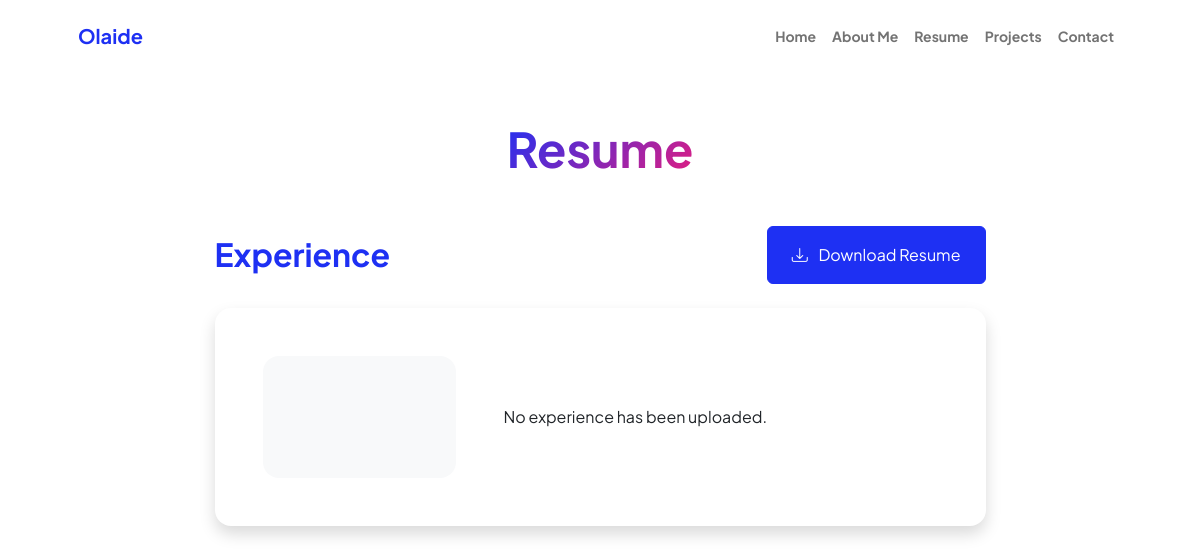
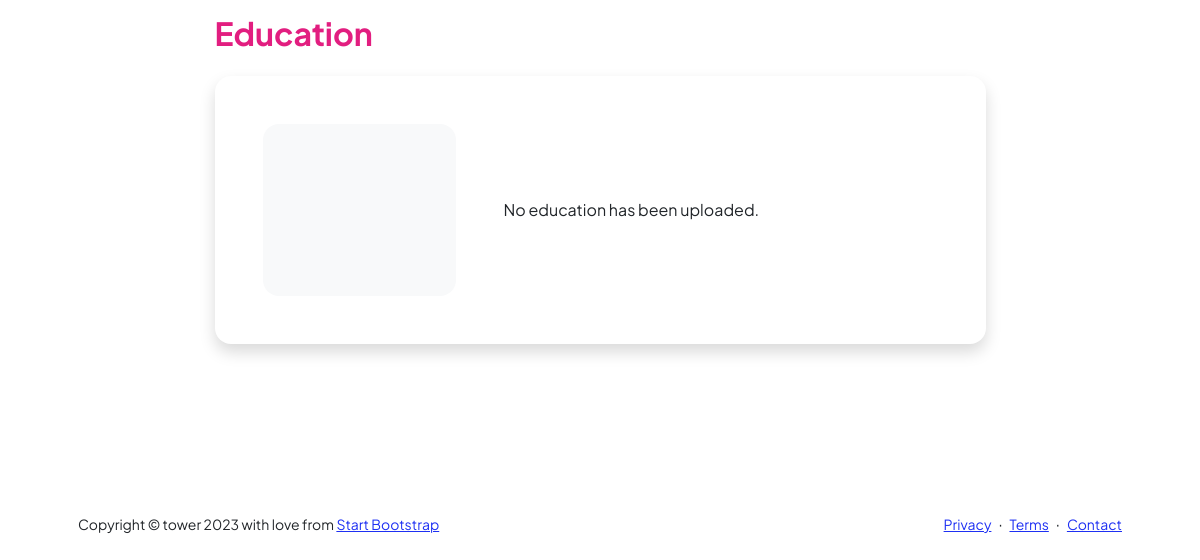
The page /resume/ on the database as committed earlier (2 pictures, top to bottom).
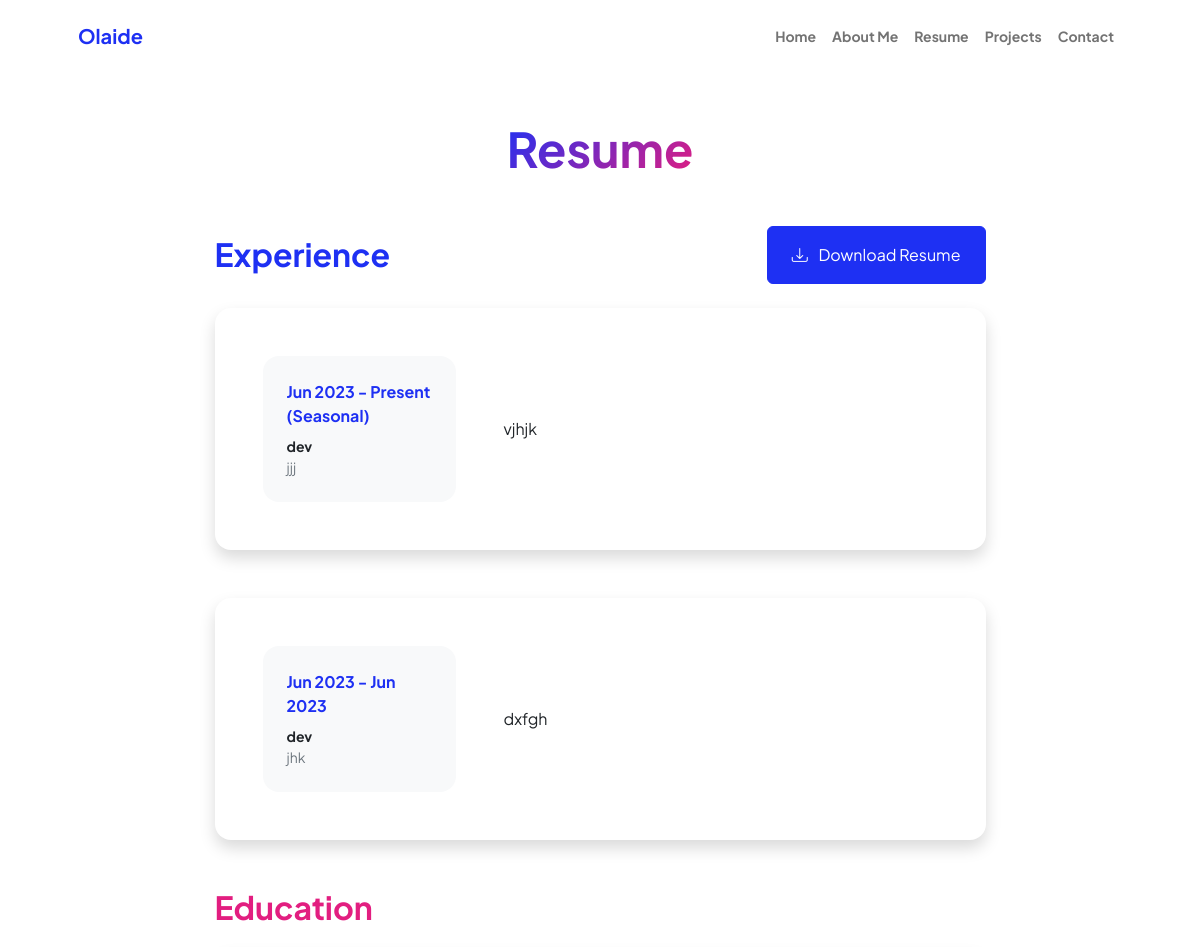
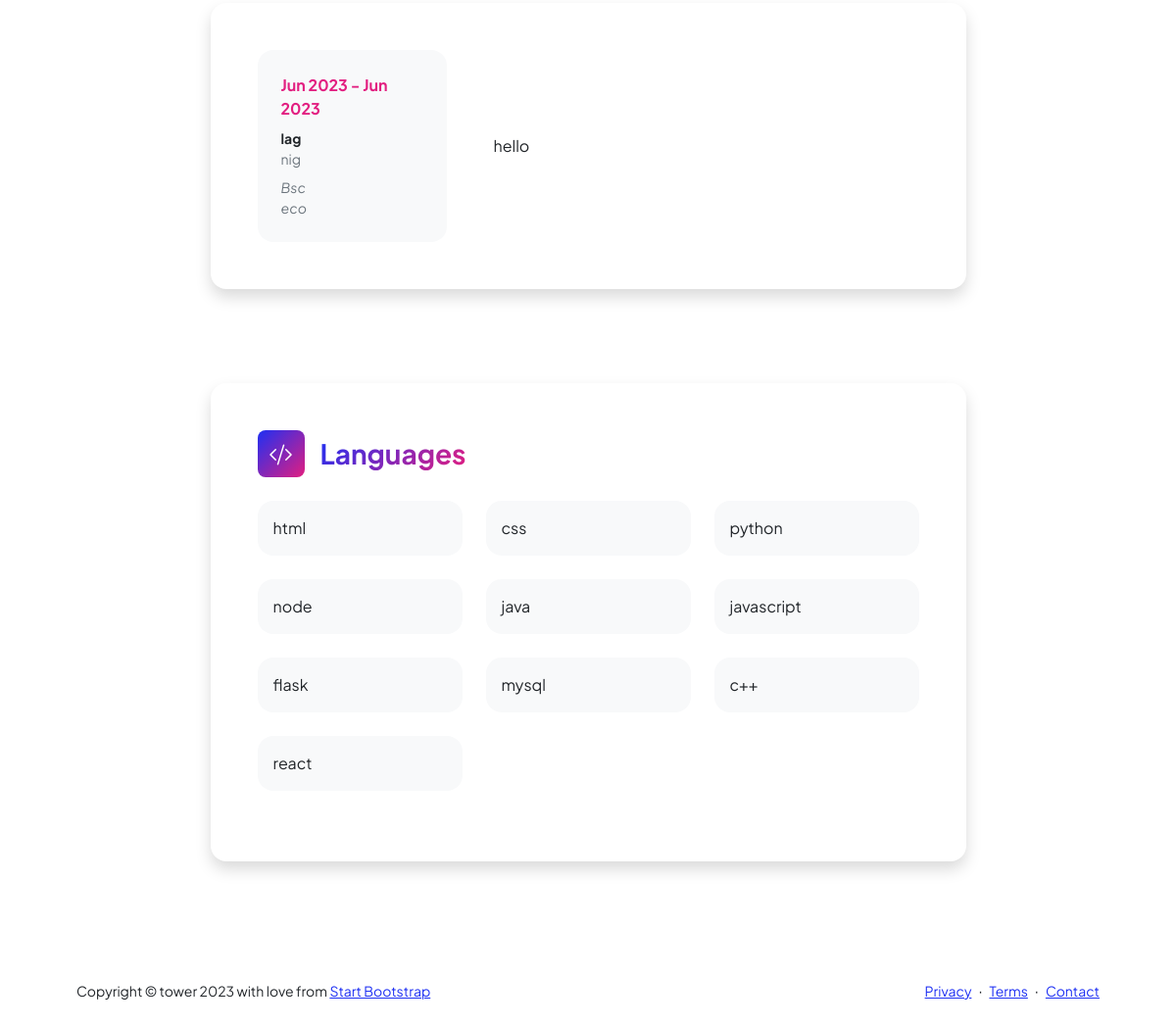
The same page on the database as committed later (2 pictures, top to bottom).
### resume/models.py (models this page shows, shortened)
class Experience(models.Model):
    company = models.CharField(max_length=255)
    position = models.CharField(max_length=300)
    description = models.TextField()
    start_date = models.DateField()
    end_date = models.DateField()
    still_work_here = models.BooleanField(default=False)
    is_seasonal = models.BooleanField(default=False)

class Education(models.Model):
    institution = models.CharField(max_length=255)
    location = models.CharField(max_length=255)
    course = models.CharField(max_length=300)
    award = models.CharField(max_length=10)
    description = models.TextField()
    start_date = models.DateField()
    end_date = models.DateField()
    still_in_progress = models.BooleanField(default=False)

class Language(models.Model):
    name = models.CharField(max_length=255)
    start_date = models.DateField()

### resume/views.py (the view)
# urls.py: path('resume/', resume, name='resume'),
def resume(request):
    context = {
        'experiences': Experience.objects.all(),
        'education_list': Education.objects.all(),
        'skill': Skill.objects.all(),
        'languages': Language.objects.all()
    }
    return render(request, 'resume/resume.html', context)

### resume/templates/resume/resume.html (shortened to what this page needs)
{% extends 'base.html' %}
{% block body %}
    <div class="container px-5 my-5">
        <div class="text-center mb-5">
            <h1 class="display-5 fw-bolder mb-0"><span class="text-gradient d-inline">Resume</span></h1>
        </div>
        <div class="row gx-5 justify-content-center">
            <div class="col-lg-11 col-xl-9 col-xxl-8">
                <section>
                    <div class="d-flex align-items-center justify-content-between mb-4">
                        <h2 class="text-primary fw-bolder mb-0">Experience</h2>
                        <a class="btn btn-primary px-4 py-3" href="#!">
                            <div class="d-inline-block bi bi-download me-2"></div>
                            Download Resume
                        </a>
                    </div>
                    {% for experience in experiences %}
                    <div class="card shadow border-0 rounded-4 mb-5">
                        <div class="card-body p-5">
                            <div class="row align-items-center gx-5">
                                <div class="col text-center text-lg-start mb-4 mb-lg-0">
                                    <div class="bg-light p-4 rounded-4">
                                        <div class="text-primary fw-bolder mb-2">
                                            {{ experience.start_date|date:"M Y" }} -
                                            {% if experience.still_work_here %}
                                                Present
                                            {% else %}
                                                {{ experience.end_date|date:"M Y" }}
                                            {% endif %}
                                            {% if experience.is_seasonal %}
                                                <span>(Seasonal)</span>
                                            {% endif %}
                                        </div>
                                        <div class="small fw-bolder">{{ experience.position }}</div>
                                        <div class="small text-muted">{{ experience.company }}</div>
                                    </div>
                                </div>
                                <div class="col-lg-8">
                                    <div>
                                        {{ experience.description }}
                                    </div>
                                </div>
                            </div>
                        </div>
                    </div>
                    {% empty %}
                    <div class="card shadow border-0 rounded-4 mb-5">
                        <div class="card-body p-5">
                            <div class="row align-items-center gx-5">
                                <div class="col text-center text-lg-start mb-4 mb-lg-0">
                                    <div class="bg-light p-4 rounded-4">
                                        <div class="text-primary fw-bolder mb-2">&nbsp;</div>
                                        <div class="small fw-bolder">&nbsp;</div>
                                        <div class="small text-muted">&nbsp;</div>
                                    </div>
                                </div>
                                <div class="col-lg-8">
                                    <div>
                                        No experience has been uploaded.
                                    </div>
                                </div>
                            </div>
                        </div>
                    </div>
                    {% endfor %}
                </section>
                <section>
                    <h2 class="text-secondary fw-bolder mb-4">Education</h2>
                    {% for education in education_list %}
                    <div class="card shadow border-0 rounded-4 mb-5">
                        <div class="card-body p-5">
                            <div class="row align-items-center gx-5">
                                <div class="col text-center text-lg-start mb-4 mb-lg-0">
                                    <div class="bg-light p-4 rounded-4">
                                        <div class="text-secondary fw-bolder mb-2">
                                            {{ education.start_date|date:"M Y" }} -
                                            {% if education.still_in_progress %}
                                                Present
                                            {% else %}
                                                {{ education.end_date|date:"M Y" }}
                                            {% endif %}
                                        </div>
                                        <div class="mb-2">
                                            <div class="small fw-bolder">{{ education.institution }}</div>
                                            <div class="small text-muted">{{ education.location }}</div>
                                        </div>
                                        <div class="fst-italic">
                                            <div class="small text-muted">{{ education.award }}</div>
                                            <div class="small text-muted">{{ education.course }}</div>
                                        </div>
                                    </div>
                                </div>
                                <div class="col-lg-8">
                                    <div>
                                        {{ education.description }}
                                    </div>
                                </div>
                            </div>
                        </div>
                    </div>
                    {% empty %}
                    <div class="card shadow border-0 rounded-4 mb-5">
                        <div class="card-body p-5">
                            <div class="row align-items-center gx-5">
                                <div class="col text-center text-lg-start mb-4 mb-lg-0">
                                    <div class="bg-light p-4 rounded-4">
                                        <div class="text-secondary fw-bolder mb-2">&nbsp;</div>
                                        <div class="mb-2">
                                            <div class="small fw-bolder">&nbsp;</div>
                                            <div class="small text-muted">&nbsp;</div>
                                        </div>
                                        <div class="fst-italic">
                                            <div class="small text-muted">&nbsp;</div>
                                            <div class="small text-muted">&nbsp;</div>
                                        </div>
                                    </div>
                                </div>
                                <div class="col-lg-8">
                                    <div>
                                        No education has been uploaded.
                                    </div>
                                </div>
                            </div>
                        </div>
                    </div>
                    {% endfor %}
                </section>
                <div class="pb-5"></div>
                {% if skills or languages %}
                <section>
                    <div class="card shadow border-0 rounded-4 mb-5">
                        <div class="card-body p-5">
                            {% if languages %}
                            <div class="mb-0">
                                <div class="d-flex align-items-center mb-4">
                                    <div class="feature bg-primary bg-gradient-primary-to-secondary text-white rounded-3 me-3"><i class="bi bi-code-slash"></i></div>
                                    <h3 class="fw-bolder mb-0"><span class="text-gradient d-inline">Languages</span></h3>
                                </div>
                                <div class="row row-cols-1 row-cols-md-3 mb-4">
                                    {% for language in languages %}
                                        {% if forloop.counter|divisibleby:3 %}
                                        <div class="col">
                                            <div class="d-flex align-items-center bg-light rounded-4 p-3 h-100">{{ language.name }}</div>
                                        </div>
                                    </div>
                                            {% if forloop.counter != languages.count %}
                                            <div class="row row-cols-1 row-cols-md-3 mb-4">
                                            {% endif %}
                                        {% else %}
                                            <div class="col mb-4 mb-md-0">
                                                <div class="d-flex align-items-center bg-light rounded-4 p-3 h-100">{{ language.name }}</div>
                                            </div>
                                            {% if forloop.counter == languages.count %}
                                            </div>
                                            {% endif %}
                                        {% endif %}
                                    {% endfor %}
                            </div>
                            {% endif %}
                        </div>
                    </div>
                </section>
                {% endif %}
            </div>
        </div>
    </div>
{% endblock %}

### templates/base.html (shortened to what this page needs)
<!DOCTYPE html>
<html lang="en">
{% load static %}
<head>
    <link href="https://cdn.jsdelivr.net/npm/bootstrap-icons@1.8.1/font/bootstrap-icons.css" rel="stylesheet" />
    <link href="{% static 'css/styles.css' %}" rel="stylesheet" />
</head>
<body class="d-flex flex-column h-100">
    <main class="flex-shrink-0">
        <nav class="navbar navbar-expand-lg navbar-light bg-white py-3">
            <div class="container px-5">
                <a class="navbar-brand" href="{% url 'home' %}"><span class="fw-bolder text-primary">Olaide</span></a>
                <div class="collapse navbar-collapse" id="navbarSupportedContent">
                    <ul class="navbar-nav ms-auto mb-2 mb-lg-0 small fw-bolder">
                        <li class="nav-item"><a class="nav-link" href="{% url 'home' %}">Home</a></li>
                        <li class="nav-item"><a class="nav-link" href="{% url 'about' %}">About Me</a></li>
                        <li class="nav-item"><a class="nav-link" href="{% url 'resume' %}">Resume</a></li>
                        <li class="nav-item"><a class="nav-link" href="{% url 'projects' %}">Projects</a></li>
                        <li class="nav-item"><a class="nav-link" href="{% url 'contact' %}">Contact</a></li>
                    </ul>
                </div>
            </div>
        </nav>
        {% block body %}
        {% endblock %}
    </main>
    <footer class="bg-white py-4 mt-auto">
        <div class="container px-5">
            <div class="row align-items-center justify-content-between flex-column flex-sm-row">
                <div class="col-auto">
                    <div class="small m-0">Copyright &copy; tower 2023 with love from <a href="https://startbootstrap.com/theme/personal">Start Bootstrap</a></div>
                </div>
                <div class="col-auto">
                    <a class="small" href="#!">Privacy</a>
                    <span class="mx-1">&middot;</span>
                    <a class="small" href="#!">Terms</a>
                    <span class="mx-1">&middot;</span>
                    <a class="small" href="#!">Contact</a>
                </div>
            </div>
        </div>
    </footer>
</body>
</html>

Rows that differ between the two databases and show on the page:
added Experience: start_date "Jun 2023", still_work_here "Present", is_seasonal "(Seasonal)", position "dev", company "jjj", description "vjhjk"
added Experience: start_date "Jun 2023", end_date "Jun 2023", position "dev", company "jhk", description "dxfgh"
added Education: start_date "Jun 2023", end_date "Jun 2023", institution "lag", location "nig", award "Bsc", course "eco", description "hello"
added Language: name "html"
added Language: name "css"
added Language: name "python"
added Language: name "node"
added Language: name "java"
added Language: name "javascript"
added Language: name "flask"
added Language: name "mysql"
added Language: name "c++"
added Language: name "react"
Other text that changed with them:
text no longer shown: "No experience has been uploaded. No education has been uploaded."
text now shown: "Languages"
